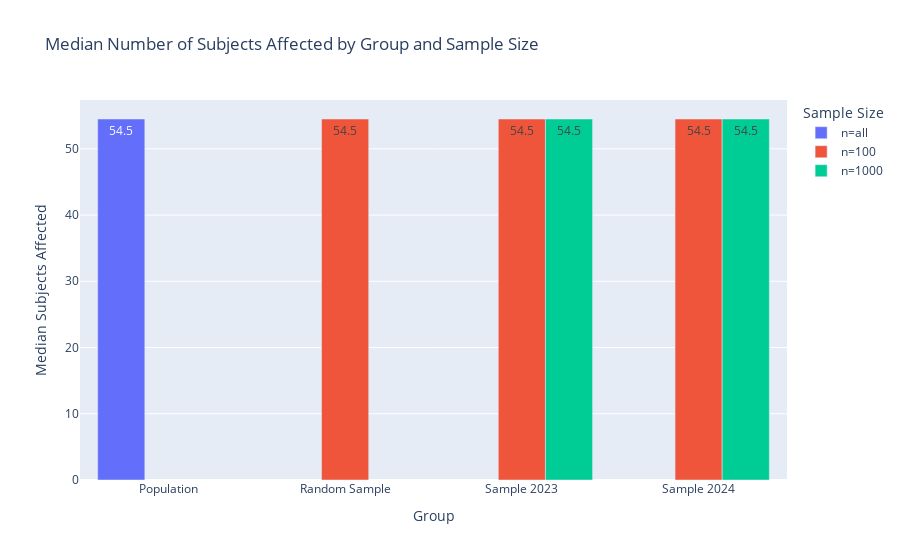

This figure's notebook cell:
### Code cell
"""
Figure 9: Number of subjects affected Median analysis 
Purpose: Compare subjects affected between 2023 and 2024
"""

import pandas as pd
import plotly.express as px
import numpy as np
from tabulate import tabulate 

# Load the data
df = pd.read_csv("../data/data-security-incidents-trends-2023-2024_enhanced.csv")

# Generate random sample
random_n = np.random.randint(100, len(df))
random_sample = df['subjects_num'].sample(n=random_n)

# Calculate medians
results = {
    'Group': ['Population', 'Random Sample', 'Sample 2023', 'Sample 2024', 'Sample 2023', 'Sample 2024'],
    'Sample Size': ['n=all', 'n=100', 'n=100', 'n=100', 'n=1000', 'n=1000'],
    'Median Subjects Affected': [
        df['subjects_num'].median(),
        random_sample.dropna().median(),
        df[df['Year'] == 2023]['subjects_num'].sample(n=100, random_state=42).dropna().median(),
        df[df['Year'] == 2024]['subjects_num'].sample(n=100, random_state=42).dropna().median(),
        df[df['Year'] == 2023]['subjects_num'].sample(n=1000, random_state=42).dropna().median(),
        df[df['Year'] == 2024]['subjects_num'].sample(n=1000, random_state=42).dropna().median()
    ]
}

# Create DataFrame and display table
results_df = pd.DataFrame(results)
print("\nMedian Analysis:")
print(tabulate(results_df, headers='keys', tablefmt='pretty', showindex=False))

# Create bar plot
fig = px.bar(
    results_df,
    x='Group',
    y='Median Subjects Affected',
    color='Sample Size',
    barmode='group',
    text='Median Subjects Affected',
    title='Median Number of Subjects Affected by Group and Sample Size'
)

fig.update_layout(
    yaxis_title='Median Subjects Affected',
    xaxis_title='Group',
    legend_title='Sample Size',
    bargap=0.2
)

fig.show()

### Figure 1 — Plotly figure (JSON) as saved in the notebook; plotly's stock layout.template omitted (floating-point values rounded to 4 significant figures)
{"data": [{"alignmentgroup": "True", "hovertemplate": "Sample Size=n=all<br>Group=%{x}<br>Median Subjects Affected=%{text}<extra></extra>", "legendgroup": "n=all", "marker": {"color": "#636efa", "pattern": {"shape": ""}}, "name": "n=all", "offsetgroup": "n=all", "orientation": "v", "showlegend": true, "text": [54.5], "textposition": "auto", "type": "bar", "x": ["Population"], "xaxis": "x", "y": [54.5], "yaxis": "y"}, {"alignmentgroup": "True", "hovertemplate": "Sample Size=n=100<br>Group=%{x}<br>Median Subjects Affected=%{text}<extra></extra>", "legendgroup": "n=100", "marker": {"color": "#EF553B", "pattern": {"shape": ""}}, "name": "n=100", "offsetgroup": "n=100", "orientation": "v", "showlegend": true, "text": [54.5, 54.5, 54.5], "textposition": "auto", "type": "bar", "x": ["Random Sample", "Sample 2023", "Sample 2024"], "xaxis": "x", "y": [54.5, 54.5, 54.5], "yaxis": "y"}, {"alignmentgroup": "True", "hovertemplate": "Sample Size=n=1000<br>Group=%{x}<br>Median Subjects Affected=%{text}<extra></extra>", "legendgroup": "n=1000", "marker": {"color": "#00cc96", "pattern": {"shape": ""}}, "name": "n=1000", "offsetgroup": "n=1000", "orientation": "v", "showlegend": true, "text": [54.5, 54.5], "textposition": "auto", "type": "bar", "x": ["Sample 2023", "Sample 2024"], "xaxis": "x", "y": [54.5, 54.5], "yaxis": "y"}], "layout": {"bargap": 0.2, "barmode": "group", "legend": {"title": {"text": "Sample Size"}, "tracegroupgap": 0}, "title": {"text": "Median Number of Subjects Affected by Group and Sample Size"}, "xaxis": {"anchor": "y", "domain": [0, 1], "title": {"text": "Group"}}, "yaxis": {"anchor": "x", "domain": [0, 1], "title": {"text": "Median Subjects Affected"}}}}
